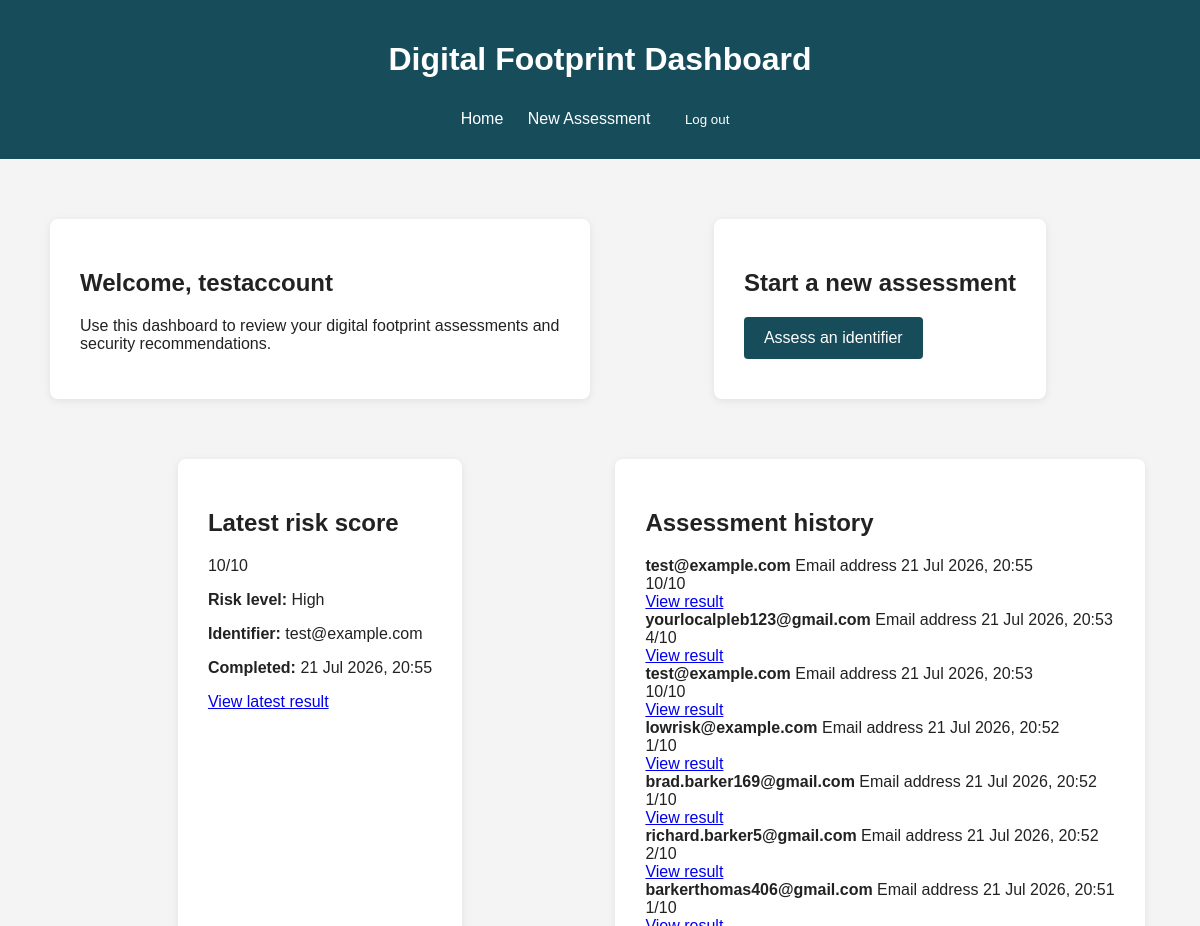
Before: /accounts/dashboard/ (signed in, upper part) with the older database file.
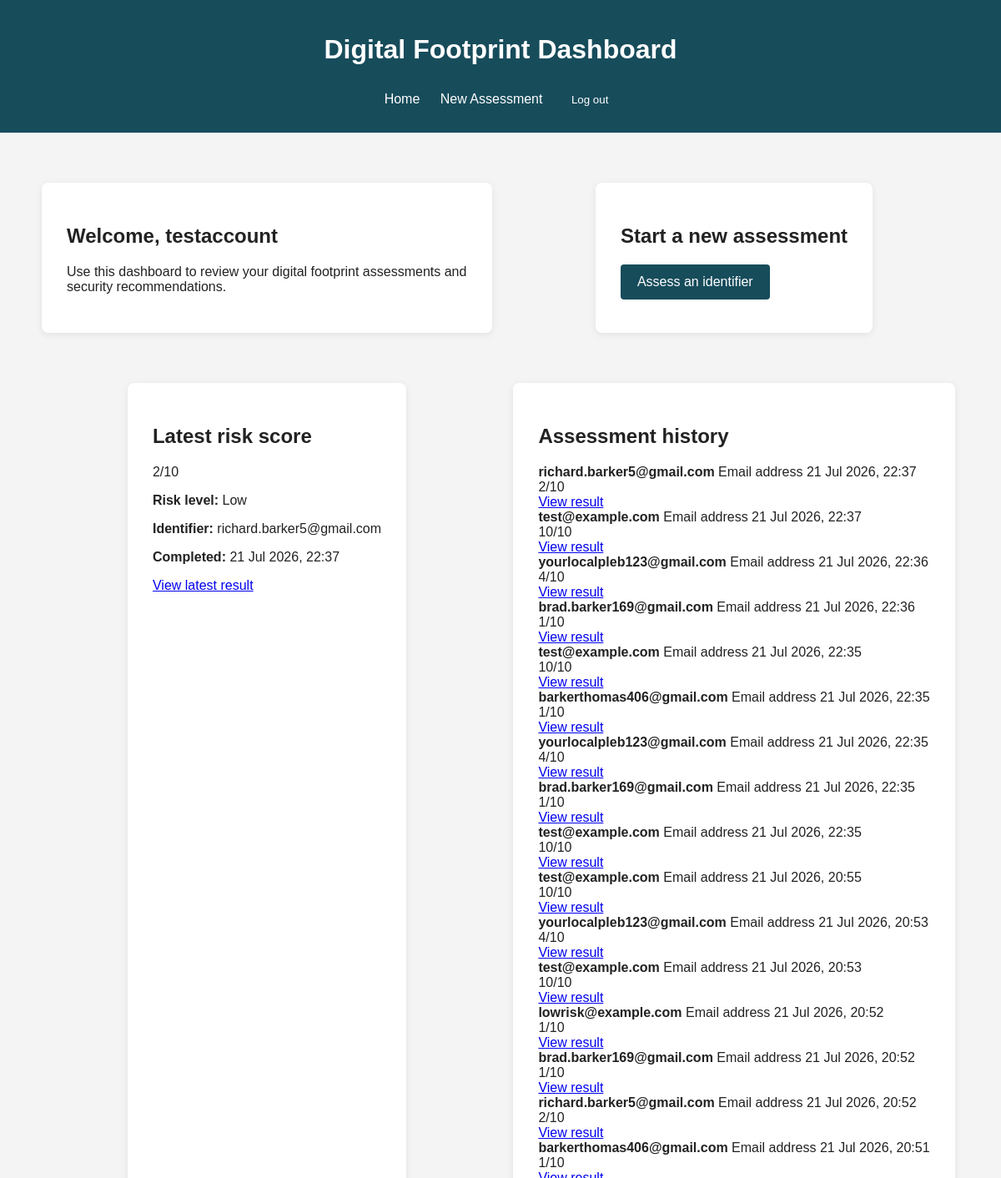
After: the same page with the newer database file.
### assessments/models.py (models this page shows, shortened)
class RiskAssessment(models.Model):
    IDENTIFIER_TYPES = [
        ("email", "Email address"),
    ]
    RISK_LEVEL_CHOICES = [
        ("low", "Low"),
        ("medium", "Medium"),
        ("high", "High"),
    ]
    user = models.ForeignKey(
        settings.AUTH_USER_MODEL,
        on_delete=models.CASCADE,
        related_name="risk_assessments",
        null=True,
        blank=True,
    )
    identifier_type = models.CharField(
        max_length=20,
        choices=IDENTIFIER_TYPES,
    )
    identifier = models.CharField(
        max_length=255,
    )
    breach_count = models.PositiveIntegerField(
        default=0,
    )
    exposed_data_count = models.PositiveIntegerField(
        default=0,
    )
    sensitive_data_exposed = models.BooleanField(
        default=False,
    )
    risk_score = models.PositiveSmallIntegerField(
        default=1,
        validators=[
            MinValueValidator(1),
            MaxValueValidator(10),
        ],
    )
    risk_level = models.CharField(
        max_length=20,
        choices=RISK_LEVEL_CHOICES,
        default="low",
    )
    recommendations = models.TextField(
        blank=True,
    )
    created_at = models.DateTimeField(
        auto_now_add=True,
    )

### accounts/views.py (the view)
@login_required
def dashboard_view(request):
    assessments = RiskAssessment.objects.filter(
        user=request.user
    ).order_by("-created_at")
    latest_assessment = assessments.first()
    return render(
        request,
        "accounts/dashboard.html",
        {
            "assessments": assessments,
            "latest_assessment": latest_assessment,
        },
    )

### accounts/templates/accounts/dashboard.html (shortened to what this page needs)
{% load static %}
<!DOCTYPE html>
<html lang="en">
<head>
    <link
        rel="stylesheet"
        href="{% static 'home/css/style.css' %}"
    >
</head>
<body>
    <header>
        <h1>Digital Footprint Dashboard</h1>
        <nav>
            <a href="{% url 'home:home' %}">
                Home
            </a>
            <a href="{% url 'assessments:create' %}">
                New Assessment
            </a>
            <form
                method="post"
                action="{% url 'accounts:logout' %}"
                class="logout-form"
            >
                <button type="submit">
                    Log out
                </button>
            </form>
        </nav>
    </header>
    <main>
        <section class="dashboard-layout">
            <section class="dashboard-card">
                <h2>Welcome, {{ user.username }}</h2>
                <p>
                    Use this dashboard to review your digital footprint
                    assessments and security recommendations.
                </p>
            </section>
            <section class="dashboard-card">
                <h2>Start a new assessment</h2>
                <a
                    class="button-link"
                    href="{% url 'assessments:create' %}"
                >
                    Assess an identifier
                </a>
            </section>
            <section class="dashboard-card">
                <h2>Latest risk score</h2>
                {% if latest_assessment %}
                    <div class="latest-score">
                        {{ latest_assessment.risk_score }}/10
                    </div>
                    <p>
                        <strong>Risk level:</strong>
                        {{ latest_assessment.get_risk_level_display }}
                    </p>
                    <p>
                        <strong>Identifier:</strong>
                        {{ latest_assessment.identifier }}
                    </p>
                    <p>
                        <strong>Completed:</strong>
                        {{ latest_assessment.created_at|date:"d M Y, H:i" }}
                    </p>
                    <a
                        href="{% url 'assessments:result' latest_assessment.id %}"
                        class="dashboard-button"
                    >
                        View latest result
                    </a>
                {% endif %}
            </section>
            <section class="dashboard-card">
                <h2>Assessment history</h2>
                {% if assessments %}
                    <div class="assessment-history">
                        {% for assessment in assessments %}
                            <div class="history-item">
                                <div class="history-details">
                                    <strong>
                                        {{ assessment.identifier }}
                                    </strong>
                                    <span>
                                        {{ assessment.get_identifier_type_display }}
                                    </span>
                                    <span>
                                        {{ assessment.created_at|date:"d M Y, H:i" }}
                                    </span>
                                </div>
                                <div class="history-score">
                                    {{ assessment.risk_score }}/10
                                </div>
                                <a
                                    href="{% url 'assessments:result' assessment.id %}"
                                    class="history-link"
                                >
                                    View result
                                </a>
                            </div>
                        {% endfor %}
                    </div>
                {% else %}
                    <p>
                        Your previous assessments will appear here.
                    </p>
                {% endif %}
            </section>
        </section>
    </main>
</body>
</html>

Changed rows visible on the page:
added RiskAssessment: risk_score "2", risk_level "Low", identifier "richard.barker5@gmail.com", created_at "21 Jul 2026, 22:37", identifier_type "Email address"
added RiskAssessment: identifier "test@example.com", identifier_type "Email address", created_at "21 Jul 2026, 22:37", risk_score "10"
added RiskAssessment: identifier "yourlocalpleb123@gmail.com", identifier_type "Email address", created_at "21 Jul 2026, 22:36", risk_score "4"
added RiskAssessment: identifier "brad.barker169@gmail.com", identifier_type "Email address", created_at "21 Jul 2026, 22:36", risk_score "1"
added RiskAssessment: identifier "test@example.com", identifier_type "Email address", created_at "21 Jul 2026, 22:35", risk_score "10"
added RiskAssessment: identifier "barkerthomas406@gmail.com", identifier_type "Email address", created_at "21 Jul 2026, 22:35", risk_score "1"
added RiskAssessment: identifier "yourlocalpleb123@gmail.com", identifier_type "Email address", created_at "21 Jul 2026, 22:35", risk_score "4"
added RiskAssessment: identifier "brad.barker169@gmail.com", identifier_type "Email address", created_at "21 Jul 2026, 22:35", risk_score "1"
added RiskAssessment: identifier "test@example.com", identifier_type "Email address", created_at "21 Jul 2026, 22:35", risk_score "10"
Other visible differences:
{{ latest_assessment.risk_score }}: "10" → "2"
{{ latest_assessment.get_risk_level_display }}: "High" → "Low"
{{ latest_assessment.identifier }}: "test@example.com" → "richard.barker5@gmail.com"
{{ latest_assessment.created_at|date:"d M Y, H:i" }}: "21 Jul 2026, 20:55" → "21 Jul 2026, 22:37"
